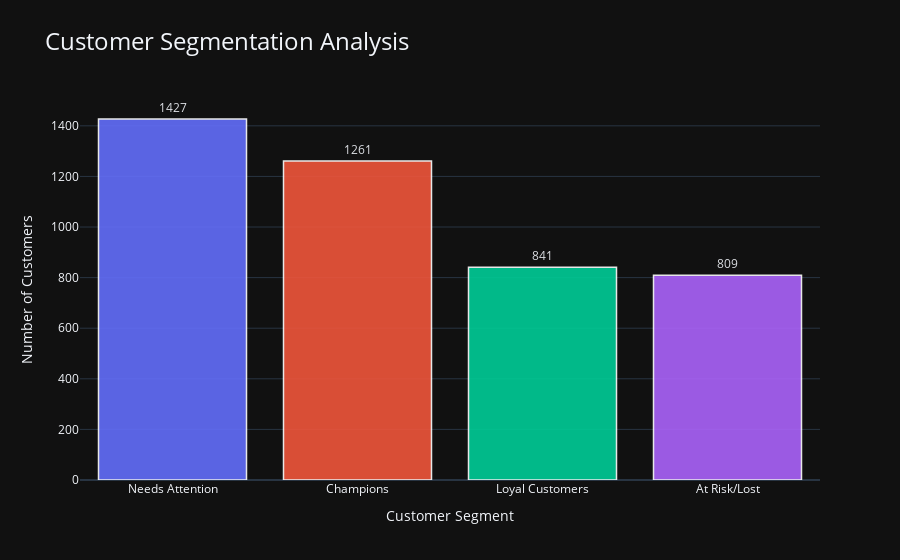

Notebook code for this chart:
### Code cell
# Install plotly if you haven't (run this once in a separate cell if needed)
# %pip install plotly

import plotly.express as px

# 1. Create an Interactive Bar Chart
fig = px.bar(
    x=segment_counts.index, 
    y=segment_counts.values,
    color=segment_counts.index,
    text=segment_counts.values,
    title="Customer Segmentation Analysis",
    labels={'x': 'Customer Segment', 'y': 'Number of Customers', 'color': 'Segment'},
    template="plotly_dark"  # Uses a sleek dark theme automatically
)

# 2. Customize the Layout (Make it look professional)
fig.update_layout(
    title_font_size=24,
    xaxis_title_font_size=14,
    yaxis_title_font_size=14,
    showlegend=False, 
    hovermode="x unified" # Cool hover effect
)

# 3. Optimize the Text Labels
fig.update_traces(
    textposition='outside', 
    marker_line_color='rgb(255,255,255)', 
    marker_line_width=1.5,
    opacity=0.9
)

# 4. Show the interactive chart
fig.show()

# 5. Save as an HTML file (You can open this in any browser!)
fig.write_html("interactive_segmentation.html")
print("Chart saved as 'interactive_segmentation.html'. Open that file in your browser to see the magic!")

### Figure 1 — Plotly figure (JSON) as saved in the notebook; plotly's stock layout.template omitted (floating-point values rounded to 4 significant figures)
{"data": [{"hovertemplate": "Segment=Needs Attention<br>Customer Segment=%{x}<br>Number of Customers=%{y}<br>text=%{text}<extra></extra>", "legendgroup": "Needs Attention", "marker": {"color": "#636efa", "line": {"color": "rgb(255,255,255)", "width": 1.5}, "pattern": {"shape": ""}}, "name": "Needs Attention", "opacity": 0.9, "orientation": "v", "showlegend": true, "text": [1427.0], "textposition": "outside", "type": "bar", "x": ["Needs Attention"], "xaxis": "x", "y": [1427], "yaxis": "y"}, {"hovertemplate": "Segment=Champions<br>Customer Segment=%{x}<br>Number of Customers=%{y}<br>text=%{text}<extra></extra>", "legendgroup": "Champions", "marker": {"color": "#EF553B", "line": {"color": "rgb(255,255,255)", "width": 1.5}, "pattern": {"shape": ""}}, "name": "Champions", "opacity": 0.9, "orientation": "v", "showlegend": true, "text": [1261.0], "textposition": "outside", "type": "bar", "x": ["Champions"], "xaxis": "x", "y": [1261], "yaxis": "y"}, {"hovertemplate": "Segment=Loyal Customers<br>Customer Segment=%{x}<br>Number of Customers=%{y}<br>text=%{text}<extra></extra>", "legendgroup": "Loyal Customers", "marker": {"color": "#00cc96", "line": {"color": "rgb(255,255,255)", "width": 1.5}, "pattern": {"shape": ""}}, "name": "Loyal Customers", "opacity": 0.9, "orientation": "v", "showlegend": true, "text": [841.0], "textposition": "outside", "type": "bar", "x": ["Loyal Customers"], "xaxis": "x", "y": [841], "yaxis": "y"}, {"hovertemplate": "Segment=At Risk/Lost<br>Customer Segment=%{x}<br>Number of Customers=%{y}<br>text=%{text}<extra></extra>", "legendgroup": "At Risk/Lost", "marker": {"color": "#ab63fa", "line": {"color": "rgb(255,255,255)", "width": 1.5}, "pattern": {"shape": ""}}, "name": "At Risk/Lost", "opacity": 0.9, "orientation": "v", "showlegend": true, "text": [809.0], "textposition": "outside", "type": "bar", "x": ["At Risk/Lost"], "xaxis": "x", "y": [809], "yaxis": "y"}], "layout": {"barmode": "relative", "hovermode": "x unified", "legend": {"title": {"text": "Segment"}, "tracegroupgap": 0}, "showlegend": false, "title": {"font": {"size": 24}, "text": "Customer Segmentation Analysis"}, "xaxis": {"anchor": "y", "domain": [0, 1], "title": {"font": {"size": 14}, "text": "Customer Segment"}}, "yaxis": {"anchor": "x", "domain": [0, 1], "title": {"font": {"size": 14}, "text": "Number of Customers"}}}}
